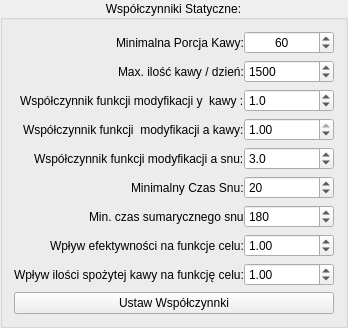
                 <widget class="QGroupBox" name="static_factors">
                  <property name="enabled">
                   <bool>true</bool>
                  </property>
                  <property name="sizePolicy">
                   <sizepolicy hsizetype="Minimum" vsizetype="Minimum">
                    <horstretch>0</horstretch>
                    <verstretch>0</verstretch>
                   </sizepolicy>
                  </property>
                  <property name="minimumSize">
                   <size>
                    <width>250</width>
                    <height>0</height>
                   </size>
                  </property>
                  <property name="title">
                   <string>Współczynniki Statyczne:</string>
                  </property>
                  <property name="alignment">
                   <set>Qt::AlignCenter</set>
                  </property>
                  <layout class="QVBoxLayout" name="verticalLayout_6">
                   <item>
                    <layout class="QFormLayout" name="formLayout">
                     <property name="labelAlignment">
                      <set>Qt::AlignRight|Qt::AlignTrailing|Qt::AlignVCenter</set>
                     </property>
                     <property name="formAlignment">
                      <set>Qt::AlignCenter</set>
                     </property>
                     <property name="horizontalSpacing">
                      <number>0</number>
                     </property>
                     <item row="0" column="0">
                      <widget class="QLabel" name="label">
                       <property name="sizePolicy">
                        <sizepolicy hsizetype="Maximum" vsizetype="Minimum">
                         <horstretch>0</horstretch>
                         <verstretch>0</verstretch>
                        </sizepolicy>
                       </property>
                       <property name="text">
                        <string>Minimalna Porcja Kawy:</string>
                       </property>
                       <property name="alignment">
                        <set>Qt::AlignLeading|Qt::AlignLeft|Qt::AlignVCenter</set>
                       </property>
                       <property name="buddy">
                        <cstring>min_coffee</cstring>
                       </property>
                      </widget>
                     </item>
                     <item row="0" column="1">
                      <widget class="QSpinBox" name="min_coffee">
                       <property name="sizePolicy">
                        <sizepolicy hsizetype="Minimum" vsizetype="Fixed">
                         <horstretch>0</horstretch>
                         <verstretch>0</verstretch>
                        </sizepolicy>
                       </property>
                       <property name="minimumSize">
                        <size>
                         <width>90</width>
                         <height>0</height>
                        </size>
                       </property>
                       <property name="wrapping">
                        <bool>false</bool>
                       </property>
                       <property name="alignment">
                        <set>Qt::AlignCenter</set>
                       </property>
                       <property name="buttonSymbols">
                        <enum>QAbstractSpinBox::UpDownArrows</enum>
                       </property>
                       <property name="maximum">
                        <number>1500</number>
                       </property>
                       <property name="singleStep">
                        <number>10</number>
                       </property>
                       <property name="value">
                        <number>60</number>
                       </property>
                      </widget>
                     </item>
                     <item row="1" column="0">
                      <widget class="QLabel" name="label_15">
                       <property name="text">
                        <string>Max. ilość kawy / dzień:</string>
                       </property>
                      </widget>
                     </item>
                     <item row="3" column="0">
                      <widget class="QLabel" name="factorACoffeeLabel">
                       <property name="sizePolicy">
                        <sizepolicy hsizetype="Maximum" vsizetype="Minimum">
                         <horstretch>0</horstretch>
                         <verstretch>0</verstretch>
                        </sizepolicy>
                       </property>
                       <property name="text">
                        <string>Współczynnik funkcji modyfikacji y  kawy :</string>
                       </property>
                       <property name="alignment">
                        <set>Qt::AlignLeading|Qt::AlignLeft|Qt::AlignVCenter</set>
                       </property>
                      </widget>
                     </item>
                     <item row="4" column="0">
                      <widget class="QLabel" name="label_16">
                       <property name="text">
                        <string>Współczynnik funkcji  modyfikacji a kawy:</string>
                       </property>
                      </widget>
                     </item>
                     <item row="5" column="0">
                      <widget class="QLabel" name="wspCzynnikWpYwuSnuLabel">
                       <property name="sizePolicy">
                        <sizepolicy hsizetype="Maximum" vsizetype="Minimum">
                         <horstretch>0</horstretch>
                         <verstretch>0</verstretch>
                        </sizepolicy>
                       </property>
                       <property name="text">
                        <string>Współczynnik funkcji modyfikacji a snu:</string>
                       </property>
                       <property name="alignment">
                        <set>Qt::AlignLeading|Qt::AlignLeft|Qt::AlignVCenter</set>
                       </property>
                      </widget>
                     </item>
                     <item row="6" column="0">
                      <widget class="QLabel" name="minSleepLabel">
                       <property name="sizePolicy">
                        <sizepolicy hsizetype="Maximum" vsizetype="Minimum">
                         <horstretch>0</horstretch>
                         <verstretch>0</verstretch>
                        </sizepolicy>
                       </property>
                       <property name="text">
                        <string>Minimalny Czas Snu:</string>
                       </property>
                       <property name="alignment">
                        <set>Qt::AlignLeading|Qt::AlignLeft|Qt::AlignVCenter</set>
                       </property>
                      </widget>
                     </item>
                     <item row="1" column="1">
                      <widget class="QSpinBox" name="max_coffee">
                       <property name="sizePolicy">
                        <sizepolicy hsizetype="Minimum" vsizetype="Fixed">
                         <horstretch>0</horstretch>
                         <verstretch>0</verstretch>
                        </sizepolicy>
                       </property>
                       <property name="maximum">
                        <number>12000</number>
                       </property>
                       <property name="singleStep">
                        <number>50</number>
                       </property>
                       <property name="value">
                        <number>1500</number>
                       </property>
                      </widget>
                     </item>
                     <item row="3" column="1">
                      <widget class="QDoubleSpinBox" name="y_coffee_mod">
                       <property name="sizePolicy">
                        <sizepolicy hsizetype="Minimum" vsizetype="Fixed">
                         <horstretch>0</horstretch>
                         <verstretch>0</verstretch>
                        </sizepolicy>
                       </property>
                       <property name="decimals">
                        <number>1</number>
                       </property>
                       <property name="maximum">
                        <double>10.000000000000000</double>
                       </property>
                       <property name="singleStep">
                        <double>0.500000000000000</double>
                       </property>
                       <property name="value">
                        <double>1.000000000000000</double>
                       </property>
                      </widget>
                     </item>
                     <item row="4" column="1">
                      <widget class="QDoubleSpinBox" name="a_coffee_mod">
                       <property name="sizePolicy">
                        <sizepolicy hsizetype="Minimum" vsizetype="Fixed">
                         <horstretch>0</horstretch>
                         <verstretch>0</verstretch>
                        </sizepolicy>
                       </property>
                       <property name="decimals">
                        <number>2</number>
                       </property>
                       <property name="minimum">
                        <double>0.200000000000000</double>
                       </property>
                       <property name="maximum">
                        <double>1.000000000000000</double>
                       </property>
                       <property name="singleStep">
                        <double>0.100000000000000</double>
                       </property>
                       <property name="value">
                        <double>1.000000000000000</double>
                       </property>
                      </widget>
                     </item>
                     <item row="5" column="1">
                      <widget class="QDoubleSpinBox" name="a_sleep_mod">
                       <property name="sizePolicy">
                        <sizepolicy hsizetype="Minimum" vsizetype="Fixed">
                         <horstretch>0</horstretch>
                         <verstretch>0</verstretch>
                        </sizepolicy>
                       </property>
                       <property name="decimals">
                        <number>1</number>
                       </property>
                       <property name="minimum">
                        <double>0.500000000000000</double>
                       </property>
                       <property name="maximum">
                        <double>5.000000000000000</double>
                       </property>
                       <property name="singleStep">
                        <double>0.100000000000000</double>
                       </property>
                       <property name="value">
                        <double>3.000000000000000</double>
                       </property>
                      </widget>
                     </item>
                     <item row="6" column="1">
                      <widget class="QSpinBox" name="min_sleep">
                       <property name="sizePolicy">
                        <sizepolicy hsizetype="Minimum" vsizetype="Fixed">
                         <horstretch>0</horstretch>
                         <verstretch>0</verstretch>
                        </sizepolicy>
                       </property>
                       <property name="maximum">
                        <number>100</number>
                       </property>
                       <property name="value">
                        <number>20</number>
                       </property>
                      </widget>
                     </item>
                     <item row="8" column="0">
                      <widget class="QLabel" name="label_17">
                       <property name="text">
                        <string>Wpływ efektywności na funkcje celu:</string>
                       </property>
                      </widget>
                     </item>
                     <item row="9" column="0">
                      <widget class="QLabel" name="label_18">
                       <property name="text">
                        <string>Wpływ ilości spożytej kawy na funkcję celu:</string>
                       </property>
                      </widget>
                     </item>
                     <item row="8" column="1">
                      <widget class="QDoubleSpinBox" name="integer_factor">
                       <property name="sizePolicy">
                        <sizepolicy hsizetype="Minimum" vsizetype="Fixed">
                         <horstretch>0</horstretch>
                         <verstretch>0</verstretch>
                        </sizepolicy>
                       </property>
                       <property name="minimum">
                        <double>-10.000000000000000</double>
                       </property>
                       <property name="maximum">
                        <double>10.000000000000000</double>
                       </property>
                       <property name="singleStep">
                        <double>0.100000000000000</double>
                       </property>
                       <property name="value">
                        <double>1.000000000000000</double>
                       </property>
                      </widget>
                     </item>
                     <item row="9" column="1">
                      <widget class="QDoubleSpinBox" name="coffee_factor">
                       <property name="sizePolicy">
                        <sizepolicy hsizetype="Minimum" vsizetype="Fixed">
                         <horstretch>0</horstretch>
                         <verstretch>0</verstretch>
                        </sizepolicy>
                       </property>
                       <property name="minimum">
                        <double>-10.000000000000000</double>
                       </property>
                       <property name="maximum">
                        <double>10.000000000000000</double>
                       </property>
                       <property name="singleStep">
                        <double>0.100000000000000</double>
                       </property>
                       <property name="value">
                        <double>1.000000000000000</double>
                       </property>
                      </widget>
                     </item>
                     <item row="7" column="1">
                      <widget class="QSpinBox" name="min_tot_sleep">
                       <property name="sizePolicy">
                        <sizepolicy hsizetype="Minimum" vsizetype="Fixed">
                         <horstretch>0</horstretch>
                         <verstretch>0</verstretch>
                        </sizepolicy>
                       </property>
                       <property name="maximum">
                        <number>1440</number>
                       </property>
                       <property name="value">
                        <number>180</number>
                       </property>
                      </widget>
                     </item>
                     <item row="7" column="0">
                      <widget class="QLabel" name="label_20">
                       <property name="text">
                        <string>Min. czas sumarycznego snu</string>
                       </property>
                      </widget>
                     </item>
                    </layout>
                   </item>
                   <item>
                    <widget class="QPushButton" name="set_static_factors">
                     <property name="sizePolicy">
                      <sizepolicy hsizetype="Minimum" vsizetype="Fixed">
                       <horstretch>0</horstretch>
                       <verstretch>0</verstretch>
                      </sizepolicy>
                     </property>
                     <property name="text">
                      <string>Ustaw Współczynnki</string>
                     </property>
                     <property name="checkable">
                      <bool>false</bool>
                     </property>
                    </widget>
                   </item>
                  </layout>
                 </widget>
